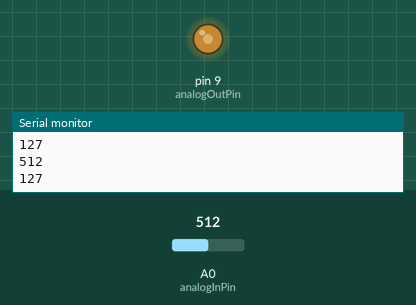
Recording of a sketch running on a simulated Arduino Uno, built with avr-gcc and run on an emulated ATmega328P. Parts: output pins drawn as LEDs (lit = HIGH), the last lines printed to the serial monitor. Inputs (shaded band) come from the test bench; at power-on: A0 (analogInPin) = 512.

Above: at 1.3 s.
1.4 s: A0 (analogInPin) set to 716
At 2.3 s:
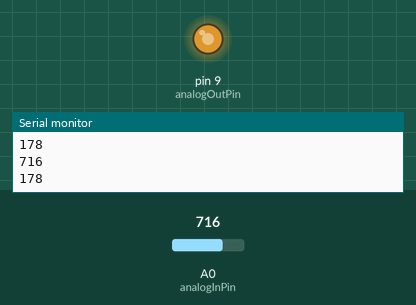
3.0 s: A0 (analogInPin) set to 900
At 3.5 s:
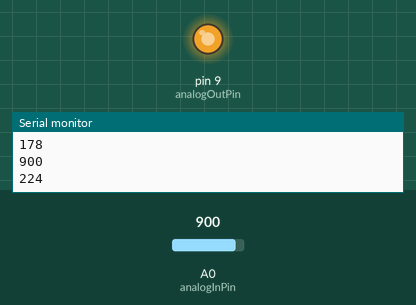
4.5 s: A0 (analogInPin) set to 122
At 5.7 s:
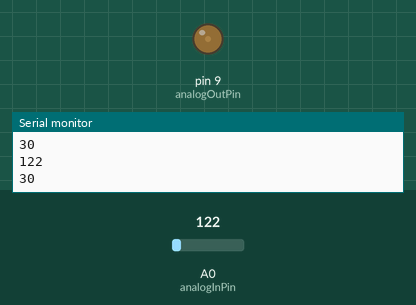
6.0 s: A0 (analogInPin) set to 0
At 7.1 s:
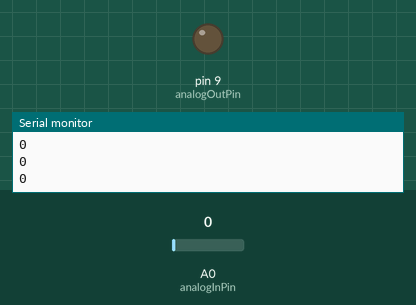
7.5 s: A0 (analogInPin) set to 511
At 8.3 s:
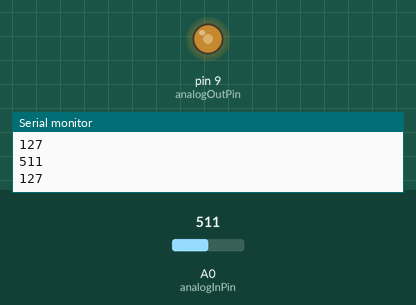
Timing chart, 0 to 10.0 s (numbered marks = the images above; inputs shaded):
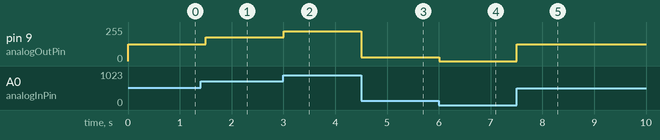

The sketch:

POTENTIOMETER.ino
```cpp
int sensorValue = 0;
int outputValue = 0;
const int analogInPin = A0 ;
const int analogOutPin = 9;
void setup() {
  Serial.begin(9600);
}

void loop() {
  sensorValue = analogRead(analogInPin);
  outputValue = map(sensorValue, 0, 1023, 0, 255);
  analogWrite(analogOutPin, outputValue);
  Serial.println(sensorValue);
  Serial.println(outputValue);
  delay(500);
}
```

Measured:
- after the input at 1.4 s, pin 9 (analogOutPin): 127/255 → 178/255 after 0.10 s
- after the input at 3.0 s, pin 9 (analogOutPin): 178/255 → 224/255 at once
- after the input at 4.5 s, pin 9 (analogOutPin): 224/255 → 30/255 at once
- after the input at 6.0 s, pin 9 (analogOutPin): 30/255 → 0/255 at once
- after the input at 7.5 s, pin 9 (analogOutPin): 0/255 → 127/255 at once
